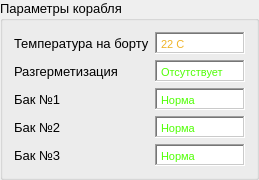
                  <widget class="QGroupBox" name="groupBox_10">
                   <property name="maximumSize">
                    <size>
                     <width>16777215</width>
                     <height>181</height>
                    </size>
                   </property>
                   <property name="font">
                    <font>
                     <pointsize>10</pointsize>
                    </font>
                   </property>
                   <property name="title">
                    <string>Параметры корабля</string>
                   </property>
                   <layout class="QVBoxLayout" name="verticalLayout_19">
                    <item>
                     <layout class="QHBoxLayout" name="horizontalLayout_32">
                      <item>
                       <widget class="QLabel" name="label_28">
                        <property name="minimumSize">
                         <size>
                          <width>120</width>
                          <height>0</height>
                         </size>
                        </property>
                        <property name="font">
                         <font>
                          <pointsize>10</pointsize>
                         </font>
                        </property>
                        <property name="text">
                         <string>Температура на борту</string>
                        </property>
                       </widget>
                      </item>
                      <item>
                       <widget class="QTextEdit" name="textEdit_6">
                        <property name="sizePolicy">
                         <sizepolicy hsizetype="Preferred" vsizetype="Expanding">
                          <horstretch>0</horstretch>
                          <verstretch>0</verstretch>
                         </sizepolicy>
                        </property>
                        <property name="minimumSize">
                         <size>
                          <width>85</width>
                          <height>0</height>
                         </size>
                        </property>
                        <property name="maximumSize">
                         <size>
                          <width>90</width>
                          <height>22</height>
                         </size>
                        </property>
                        <property name="font">
                         <font>
                          <pointsize>11</pointsize>
                         </font>
                        </property>
                        <property name="frameShape">
                         <enum>QFrame::WinPanel</enum>
                        </property>
                        <property name="frameShadow">
                         <enum>QFrame::Sunken</enum>
                        </property>
                        <property name="verticalScrollBarPolicy">
                         <enum>Qt::ScrollBarAlwaysOff</enum>
                        </property>
                        <property name="horizontalScrollBarPolicy">
                         <enum>Qt::ScrollBarAlwaysOff</enum>
                        </property>
                        <property name="html">
                         <string>&lt;!DOCTYPE HTML PUBLIC &quot;-//W3C//DTD HTML 4.0//EN&quot; &quot;http://www.w3.org/TR/REC-html40/strict.dtd&quot;&gt;
&lt;html&gt;&lt;head&gt;&lt;meta name=&quot;qrichtext&quot; content=&quot;1&quot; /&gt;&lt;meta charset=&quot;utf-8&quot; /&gt;&lt;style type=&quot;text/css&quot;&gt;
p, li { white-space: pre-wrap; }
hr { height: 1px; border-width: 0; }
li.unchecked::marker { content: &quot;\2610&quot;; }
li.checked::marker { content: &quot;\2612&quot;; }
&lt;/style&gt;&lt;/head&gt;&lt;body style=&quot; font-family:'Segoe UI'; font-size:11pt; font-weight:400; font-style:normal;&quot;&gt;
&lt;p style=&quot; margin-top:0px; margin-bottom:0px; margin-left:0px; margin-right:0px; -qt-block-indent:0; text-indent:0px;&quot;&gt;&lt;span style=&quot; font-family:'MS Shell Dlg 2'; font-size:8.25pt; color:#efb328;&quot;&gt;22 С&lt;/span&gt;&lt;/p&gt;&lt;/body&gt;&lt;/html&gt;</string>
                        </property>
                       </widget>
                      </item>
                     </layout>
                    </item>
                    <item>
                     <layout class="QHBoxLayout" name="horizontalLayout_33">
                      <item>
                       <widget class="QLabel" name="label_29">
                        <property name="minimumSize">
                         <size>
                          <width>120</width>
                          <height>0</height>
                         </size>
                        </property>
                        <property name="font">
                         <font>
                          <pointsize>10</pointsize>
                         </font>
                        </property>
                        <property name="text">
                         <string>Разгерметизация</string>
                        </property>
                       </widget>
                      </item>
                      <item>
                       <widget class="QTextEdit" name="textEdit_7">
                        <property name="sizePolicy">
                         <sizepolicy hsizetype="Preferred" vsizetype="Expanding">
                          <horstretch>0</horstretch>
                          <verstretch>0</verstretch>
                         </sizepolicy>
                        </property>
                        <property name="minimumSize">
                         <size>
                          <width>85</width>
                          <height>0</height>
                         </size>
                        </property>
                        <property name="maximumSize">
                         <size>
                          <width>90</width>
                          <height>22</height>
                         </size>
                        </property>
                        <property name="font">
                         <font>
                          <pointsize>11</pointsize>
                         </font>
                        </property>
                        <property name="frameShape">
                         <enum>QFrame::WinPanel</enum>
                        </property>
                        <property name="frameShadow">
                         <enum>QFrame::Sunken</enum>
                        </property>
                        <property name="verticalScrollBarPolicy">
                         <enum>Qt::ScrollBarAlwaysOff</enum>
                        </property>
                        <property name="horizontalScrollBarPolicy">
                         <enum>Qt::ScrollBarAlwaysOff</enum>
                        </property>
                        <property name="html">
                         <string>&lt;!DOCTYPE HTML PUBLIC &quot;-//W3C//DTD HTML 4.0//EN&quot; &quot;http://www.w3.org/TR/REC-html40/strict.dtd&quot;&gt;
&lt;html&gt;&lt;head&gt;&lt;meta name=&quot;qrichtext&quot; content=&quot;1&quot; /&gt;&lt;meta charset=&quot;utf-8&quot; /&gt;&lt;style type=&quot;text/css&quot;&gt;
p, li { white-space: pre-wrap; }
hr { height: 1px; border-width: 0; }
li.unchecked::marker { content: &quot;\2610&quot;; }
li.checked::marker { content: &quot;\2612&quot;; }
&lt;/style&gt;&lt;/head&gt;&lt;body style=&quot; font-family:'Segoe UI'; font-size:11pt; font-weight:400; font-style:normal;&quot;&gt;
&lt;p style=&quot; margin-top:0px; margin-bottom:0px; margin-left:0px; margin-right:0px; -qt-block-indent:0; text-indent:0px;&quot;&gt;&lt;span style=&quot; font-family:'MS Shell Dlg 2'; font-size:8.25pt; color:#50ff05;&quot;&gt;Отсутствует&lt;/span&gt;&lt;/p&gt;&lt;/body&gt;&lt;/html&gt;</string>
                        </property>
                       </widget>
                      </item>
                     </layout>
                    </item>
                    <item>
                     <layout class="QHBoxLayout" name="horizontalLayout_34">
                      <item>
                       <widget class="QLabel" name="label_30">
                        <property name="minimumSize">
                         <size>
                          <width>120</width>
                          <height>0</height>
                         </size>
                        </property>
                        <property name="font">
                         <font>
                          <pointsize>10</pointsize>
                         </font>
                        </property>
                        <property name="text">
                         <string>Бак №1</string>
                        </property>
                       </widget>
                      </item>
                      <item>
                       <widget class="QTextEdit" name="textEdit_8">
                        <property name="sizePolicy">
                         <sizepolicy hsizetype="Preferred" vsizetype="Expanding">
                          <horstretch>0</horstretch>
                          <verstretch>0</verstretch>
                         </sizepolicy>
                        </property>
                        <property name="minimumSize">
                         <size>
                          <width>85</width>
                          <height>0</height>
                         </size>
                        </property>
                        <property name="maximumSize">
                         <size>
                          <width>90</width>
                          <height>22</height>
                         </size>
                        </property>
                        <property name="font">
                         <font>
                          <pointsize>11</pointsize>
                         </font>
                        </property>
                        <property name="frameShape">
                         <enum>QFrame::WinPanel</enum>
                        </property>
                        <property name="frameShadow">
                         <enum>QFrame::Sunken</enum>
                        </property>
                        <property name="verticalScrollBarPolicy">
                         <enum>Qt::ScrollBarAlwaysOff</enum>
                        </property>
                        <property name="horizontalScrollBarPolicy">
                         <enum>Qt::ScrollBarAlwaysOff</enum>
                        </property>
                        <property name="html">
                         <string>&lt;!DOCTYPE HTML PUBLIC &quot;-//W3C//DTD HTML 4.0//EN&quot; &quot;http://www.w3.org/TR/REC-html40/strict.dtd&quot;&gt;
&lt;html&gt;&lt;head&gt;&lt;meta name=&quot;qrichtext&quot; content=&quot;1&quot; /&gt;&lt;meta charset=&quot;utf-8&quot; /&gt;&lt;style type=&quot;text/css&quot;&gt;
p, li { white-space: pre-wrap; }
hr { height: 1px; border-width: 0; }
li.unchecked::marker { content: &quot;\2610&quot;; }
li.checked::marker { content: &quot;\2612&quot;; }
&lt;/style&gt;&lt;/head&gt;&lt;body style=&quot; font-family:'Segoe UI'; font-size:11pt; font-weight:400; font-style:normal;&quot;&gt;
&lt;p style=&quot; margin-top:0px; margin-bottom:0px; margin-left:0px; margin-right:0px; -qt-block-indent:0; text-indent:0px;&quot;&gt;&lt;span style=&quot; font-family:'MS Shell Dlg 2'; font-size:8.25pt; color:#50ff05;&quot;&gt;Норма&lt;/span&gt;&lt;/p&gt;&lt;/body&gt;&lt;/html&gt;</string>
                        </property>
                       </widget>
                      </item>
                     </layout>
                    </item>
                    <item>
                     <layout class="QHBoxLayout" name="horizontalLayout_35">
                      <item>
                       <widget class="QLabel" name="label_31">
                        <property name="minimumSize">
                         <size>
                          <width>120</width>
                          <height>0</height>
                         </size>
                        </property>
                        <property name="font">
                         <font>
                          <pointsize>10</pointsize>
                         </font>
                        </property>
                        <property name="text">
                         <string>Бак №2</string>
                        </property>
                       </widget>
                      </item>
                      <item>
                       <widget class="QTextEdit" name="textEdit_9">
                        <property name="sizePolicy">
                         <sizepolicy hsizetype="Preferred" vsizetype="Expanding">
                          <horstretch>0</horstretch>
                          <verstretch>0</verstretch>
                         </sizepolicy>
                        </property>
                        <property name="minimumSize">
                         <size>
                          <width>85</width>
                          <height>0</height>
                         </size>
                        </property>
                        <property name="maximumSize">
                         <size>
                          <width>90</width>
                          <height>22</height>
                         </size>
                        </property>
                        <property name="font">
                         <font>
                          <pointsize>11</pointsize>
                         </font>
                        </property>
                        <property name="frameShape">
                         <enum>QFrame::WinPanel</enum>
                        </property>
                        <property name="frameShadow">
                         <enum>QFrame::Sunken</enum>
                        </property>
                        <property name="verticalScrollBarPolicy">
                         <enum>Qt::ScrollBarAlwaysOff</enum>
                        </property>
                        <property name="horizontalScrollBarPolicy">
                         <enum>Qt::ScrollBarAlwaysOff</enum>
                        </property>
                        <property name="html">
                         <string>&lt;!DOCTYPE HTML PUBLIC &quot;-//W3C//DTD HTML 4.0//EN&quot; &quot;http://www.w3.org/TR/REC-html40/strict.dtd&quot;&gt;
&lt;html&gt;&lt;head&gt;&lt;meta name=&quot;qrichtext&quot; content=&quot;1&quot; /&gt;&lt;meta charset=&quot;utf-8&quot; /&gt;&lt;style type=&quot;text/css&quot;&gt;
p, li { white-space: pre-wrap; }
hr { height: 1px; border-width: 0; }
li.unchecked::marker { content: &quot;\2610&quot;; }
li.checked::marker { content: &quot;\2612&quot;; }
&lt;/style&gt;&lt;/head&gt;&lt;body style=&quot; font-family:'Segoe UI'; font-size:11pt; font-weight:400; font-style:normal;&quot;&gt;
&lt;p style=&quot; margin-top:0px; margin-bottom:0px; margin-left:0px; margin-right:0px; -qt-block-indent:0; text-indent:0px;&quot;&gt;&lt;span style=&quot; font-family:'MS Shell Dlg 2'; font-size:8.25pt; color:#50ff05;&quot;&gt;Норма&lt;/span&gt;&lt;/p&gt;&lt;/body&gt;&lt;/html&gt;</string>
                        </property>
                       </widget>
                      </item>
                     </layout>
                    </item>
                    <item>
                     <layout class="QHBoxLayout" name="horizontalLayout_36">
                      <item>
                       <widget class="QLabel" name="label_32">
                        <property name="minimumSize">
                         <size>
                          <width>120</width>
                          <height>0</height>
                         </size>
                        </property>
                        <property name="font">
                         <font>
                          <pointsize>10</pointsize>
                         </font>
                        </property>
                        <property name="text">
                         <string>Бак №3</string>
                        </property>
                       </widget>
                      </item>
                      <item>
                       <widget class="QTextEdit" name="textEdit_10">
                        <property name="sizePolicy">
                         <sizepolicy hsizetype="Preferred" vsizetype="Expanding">
                          <horstretch>0</horstretch>
                          <verstretch>0</verstretch>
                         </sizepolicy>
                        </property>
                        <property name="minimumSize">
                         <size>
                          <width>85</width>
                          <height>0</height>
                         </size>
                        </property>
                        <property name="maximumSize">
                         <size>
                          <width>90</width>
                          <height>22</height>
                         </size>
                        </property>
                        <property name="font">
                         <font>
                          <pointsize>11</pointsize>
                         </font>
                        </property>
                        <property name="frameShape">
                         <enum>QFrame::WinPanel</enum>
                        </property>
                        <property name="frameShadow">
                         <enum>QFrame::Sunken</enum>
                        </property>
                        <property name="verticalScrollBarPolicy">
                         <enum>Qt::ScrollBarAlwaysOff</enum>
                        </property>
                        <property name="horizontalScrollBarPolicy">
                         <enum>Qt::ScrollBarAlwaysOff</enum>
                        </property>
                        <property name="html">
                         <string>&lt;!DOCTYPE HTML PUBLIC &quot;-//W3C//DTD HTML 4.0//EN&quot; &quot;http://www.w3.org/TR/REC-html40/strict.dtd&quot;&gt;
&lt;html&gt;&lt;head&gt;&lt;meta name=&quot;qrichtext&quot; content=&quot;1&quot; /&gt;&lt;meta charset=&quot;utf-8&quot; /&gt;&lt;style type=&quot;text/css&quot;&gt;
p, li { white-space: pre-wrap; }
hr { height: 1px; border-width: 0; }
li.unchecked::marker { content: &quot;\2610&quot;; }
li.checked::marker { content: &quot;\2612&quot;; }
&lt;/style&gt;&lt;/head&gt;&lt;body style=&quot; font-family:'Segoe UI'; font-size:11pt; font-weight:400; font-style:normal;&quot;&gt;
&lt;p style=&quot; margin-top:0px; margin-bottom:0px; margin-left:0px; margin-right:0px; -qt-block-indent:0; text-indent:0px;&quot;&gt;&lt;span style=&quot; font-family:'MS Shell Dlg 2'; font-size:8.25pt; color:#50ff05;&quot;&gt;Норма&lt;/span&gt;&lt;/p&gt;&lt;/body&gt;&lt;/html&gt;</string>
                        </property>
                       </widget>
                      </item>
                     </layout>
                    </item>
                   </layout>
                  </widget>
